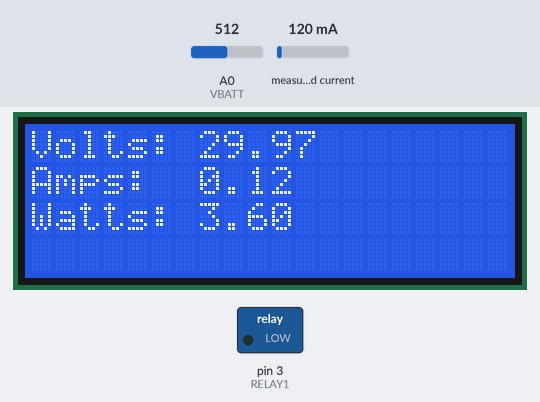
Recording of a sketch running on a simulated Arduino Uno, built with avr-gcc and run on an emulated ATmega328P. On the bench: 20×4 character LCD, switched loads named in the sketch (green lamp = pin HIGH). The inputs (shaded band) are chosen by the test bench; at power-on: A0 (VBATT) = 512, measured current 120 mA. What the sketch prints to the serial monitor is not drawn.

Above: at 1.2 s.
1.3 s: A0 (VBATT) set to 716
At 2.8 s:
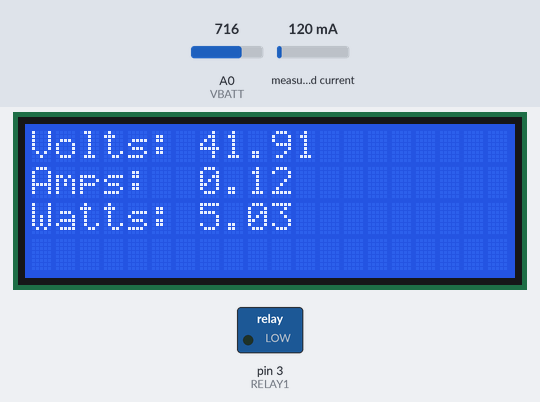
3.4 s: measured current set to 40 mA
At 6.0 s:
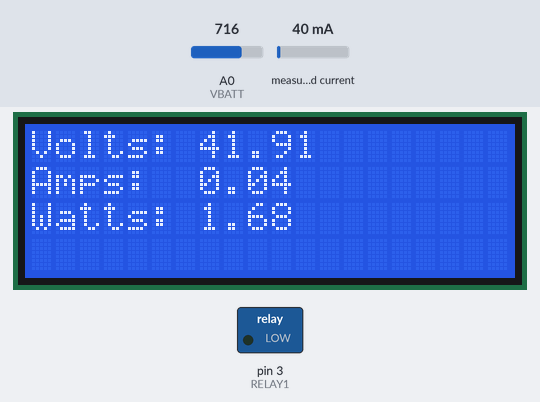
6.3 s: A0 (VBATT) set to 900
At 7.6 s:
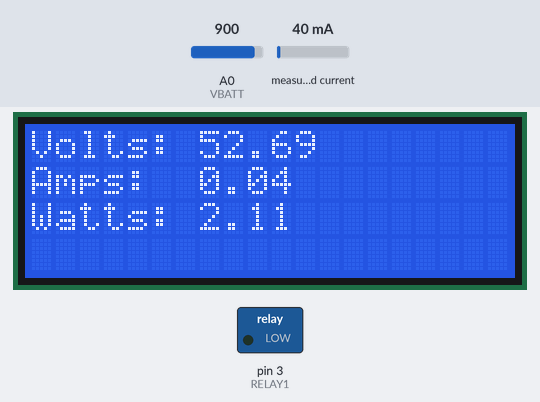
8.4 s: measured current set to 500 mA
At 10.8 s:
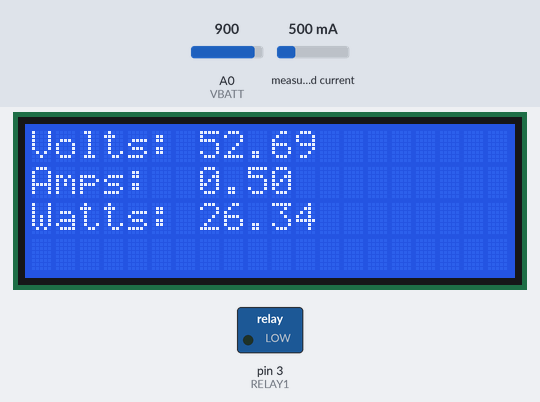
11.1 s: A0 (VBATT) set to 1023
At 12.4 s:
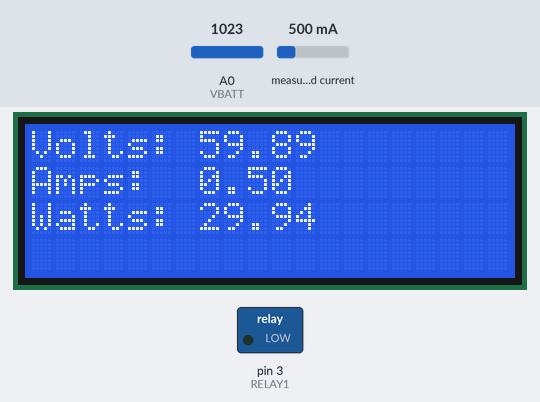
13.2 s: measured current set to 1000 mA
At 15.6 s:
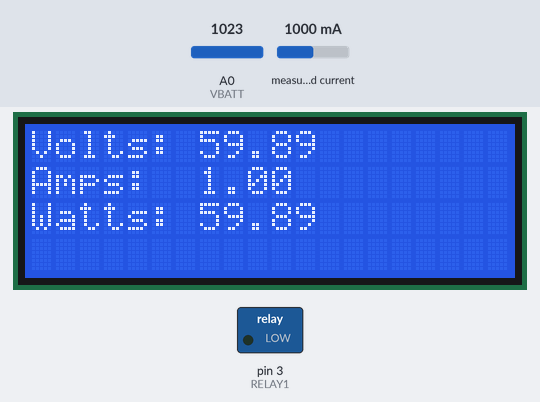
Timing chart, 0 to 16.8 s (numbered marks = the images above; inputs shaded):
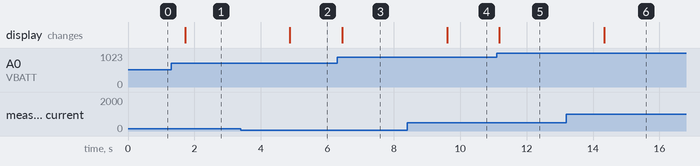

The sketch:

Monitor-1.ino
```cpp
#include <math.h>
#include <Wire.h>
#include <LiquidCrystal_I2C.h>
#include <ACS712.h>

#define _DEBUG  1
#define VREF    5
#define VBATT   A0
#define IBATT   A1
#define BATTR1  1000000
#define BATTR2  91000
#define RELAY1  3
#define VOLT_MIN  10
#define VOLT_MAX  14

// 0x3F is another common I2C address.  If your LCD doesn't work,
// it may well be at an alternative address.
LiquidCrystal_I2C lcd(0x27,20,4);  // set the LCD address to 0x27 for a 20 chars and 4 line display
// 30A = 66mV/A
// 20A = 100mV/A
// 5A  = 185mV/A
ACS712 acs(A1, (float)VREF, 1023, 185);

float lastVolts = 0.0;
float lastAmps = 0.0;
float lastWatts = 0.0;
float volts = 0.0;
float amps = 0.0;
float watts = 0.0;

float readVolts(void) {
  float scaleFactor = (float)BATTR2 / ((float)BATTR1 + (float)BATTR2);
  int in = analogRead(VBATT);
#ifdef _DEBUG
  Serial.print("readVolts: ");
  Serial.println(String(in));
#endif
  return ((float)in / 1024 * VREF) / scaleFactor;
}

float readAmps() {
  return abs((float)acs.mA_DC() / 1000);
}

float readPower(float v, float i) {
  return v * i;
}

void outputRelay(float v) {
  if(v >(float)VOLT_MIN && volts < (float)VOLT_MAX) {
    lcd.setCursor(0, 3);
    lcd.write('L');
    digitalWrite(RELAY1, HIGH);
  }
  else {
    lcd.setCursor(0, 3);
    lcd.write(' ');
    digitalWrite(RELAY1, LOW);
  }
}

/*
 * This display shows Voltage, Current and Power
 */
void screen01(float v, float i, float p) {
  lcd.setCursor(0, 0);
  lcd.print("Volts:");
  lcd.setCursor(7, 0);
  lcd.print("             ");
  lcd.setCursor(7, 0);
  lcd.print(String(v));
  lcd.setCursor(19, 0);
  lcd.setCursor(0, 1);
  lcd.print("Amps:");
  lcd.setCursor(7, 1);
  lcd.print("             ");
  lcd.setCursor(7, 1);
  lcd.print(String(i));
  lcd.setCursor(19, 1);
  lcd.setCursor(0, 2);
  lcd.print("Watts:");
  lcd.setCursor(7, 2);
  lcd.print("             ");
  lcd.setCursor(7, 2);
  lcd.print(String(p));
  lcd.setCursor(19, 2);
}

void setup() {
  Serial.begin(115200);
  pinMode(RELAY1, OUTPUT);
  lcd.init();
  lcd.backlight();
}

void loop() {
  lastVolts = volts;
  lastAmps = amps;
  lastWatts = watts;
  volts = readVolts();
  amps = readAmps();
  watts = readPower(volts, amps);

  screen01(volts, amps, watts);
  // In a perfect world, we should add some hysteresis
  // to the the outputRelay function, but for now the
  // 1500mS loop delay should do the job for us.
  outputRelay(volts);

  delay(1500);
}
```

Measured:
- after the input at 1.3 s, the display: changes after 0.42 s (image 1)
- after the input at 3.4 s, the display: changes after 1.5 s (image 2)
- after the input at 6.3 s, the display: changes after 0.15 s (image 3)
- after the input at 8.4 s, the display: changes after 1.2 s (image 4)
- after the input at 11.1 s, the display: changes after 0.08 s (image 5)
- after the input at 13.2 s, the display: changes after 1.1 s (image 6)
